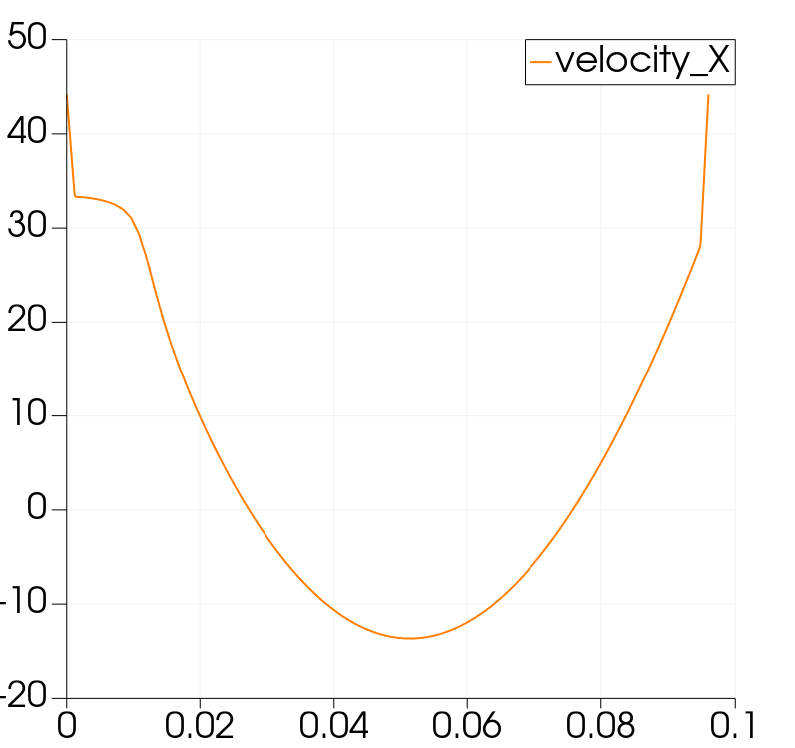

This chart was generated by the following Python code:
import sys
name_of_the_script=sys.argv[0]
xvalue=float(sys.argv[1])
y1=float(sys.argv[2])
y2=float(sys.argv[3])
# trace generated using paraview version 5.11.0
#import paraview
#paraview.compatibility.major = 5
#paraview.compatibility.minor = 11

#### import the simple module from the paraview
from paraview.simple import *
#### disable automatic camera reset on 'Show'
paraview.simple._DisableFirstRenderCameraReset()

# create a new 'XML Unstructured Grid Reader'
step_t0001vtu = XMLUnstructuredGridReader(registrationName='Step_t0001.vtu', FileName=['Step_t0001.vtu'])
step_t0001vtu.CellArrayStatus = ['GeometryIds']
step_t0001vtu.PointArrayStatus = ['kinetic energy', 'kinetic dissipation', 'pressure', 'velocity']

# Properties modified on step_t0001vtu
step_t0001vtu.TimeArray = 'None'

# get active view
renderView1 = GetActiveViewOrCreate('RenderView')

# show data in view
step_t0001vtuDisplay = Show(step_t0001vtu, renderView1, 'UnstructuredGridRepresentation')

# trace defaults for the display properties.
step_t0001vtuDisplay.Representation = 'Surface'
step_t0001vtuDisplay.ColorArrayName = [None, '']
step_t0001vtuDisplay.SelectTCoordArray = 'None'
step_t0001vtuDisplay.SelectNormalArray = 'None'
step_t0001vtuDisplay.SelectTangentArray = 'None'
step_t0001vtuDisplay.OSPRayScaleArray = 'kinetic dissipation'
step_t0001vtuDisplay.OSPRayScaleFunction = 'PiecewiseFunction'
step_t0001vtuDisplay.SelectOrientationVectors = 'None'
step_t0001vtuDisplay.ScaleFactor = 0.020000000000000004
step_t0001vtuDisplay.SelectScaleArray = 'None'
step_t0001vtuDisplay.GlyphType = 'Arrow'
step_t0001vtuDisplay.GlyphTableIndexArray = 'None'
step_t0001vtuDisplay.GaussianRadius = 0.001
step_t0001vtuDisplay.SetScaleArray = ['POINTS', 'kinetic dissipation']
step_t0001vtuDisplay.ScaleTransferFunction = 'PiecewiseFunction'
step_t0001vtuDisplay.OpacityArray = ['POINTS', 'kinetic dissipation']
step_t0001vtuDisplay.OpacityTransferFunction = 'PiecewiseFunction'
step_t0001vtuDisplay.DataAxesGrid = 'GridAxesRepresentation'
step_t0001vtuDisplay.PolarAxes = 'PolarAxesRepresentation'
step_t0001vtuDisplay.ScalarOpacityUnitDistance = 0.009448273839846975
step_t0001vtuDisplay.OpacityArrayName = ['POINTS', 'kinetic dissipation']
step_t0001vtuDisplay.SelectInputVectors = ['POINTS', 'velocity']
step_t0001vtuDisplay.WriteLog = ''

# init the 'PiecewiseFunction' selected for 'ScaleTransferFunction'
step_t0001vtuDisplay.ScaleTransferFunction.Points = [0.0002631517848743772, 0.0, 0.5, 0.0, 219.35611156213065, 1.0, 0.5, 0.0]

# init the 'PiecewiseFunction' selected for 'OpacityTransferFunction'
step_t0001vtuDisplay.OpacityTransferFunction.Points = [0.0002631517848743772, 0.0, 0.5, 0.0, 219.35611156213065, 1.0, 0.5, 0.0]

# reset view to fit data
renderView1.ResetCamera(False)

#changing interaction mode based on data extents
renderView1.InteractionMode = '2D'
renderView1.CameraPosition = [0.0, 0.048, 10000.0]
renderView1.CameraFocalPoint = [0.0, 0.048, 0.0]

# get the material library
materialLibrary1 = GetMaterialLibrary()

# update the view to ensure updated data information
renderView1.Update()

# set scalar coloring
ColorBy(step_t0001vtuDisplay, ('POINTS', 'velocity', 'Magnitude'))

# rescale color and/or opacity maps used to include current data range
step_t0001vtuDisplay.RescaleTransferFunctionToDataRange(True, False)

# show color bar/color legend
step_t0001vtuDisplay.SetScalarBarVisibility(renderView1, True)

# get color transfer function/color map for 'velocity'
velocityLUT = GetColorTransferFunction('velocity')

# get opacity transfer function/opacity map for 'velocity'
velocityPWF = GetOpacityTransferFunction('velocity')

# get 2D transfer function for 'velocity'
velocityTF2D = GetTransferFunction2D('velocity')

# get layout
layout1 = GetLayout()

# layout/tab size in pixels
layout1.SetSize(1600, 499)

# current camera placement for renderView1
renderView1.InteractionMode = '2D'
renderView1.CameraPosition = [0.0, 0.048, 10000.0]
renderView1.CameraFocalPoint = [0.0, 0.048, 0.0]
renderView1.CameraParallelScale = 0.11092339699089639

# find source
step_t0001vtu = FindSource('Step_t0001.vtu')

# create a new 'Plot Over Line'
print("xvalue=", xvalue)
plotOverLine1 = PlotOverLine(registrationName='PlotOverLine1', Input=step_t0001vtu)
plotOverLine1.Point1 = [xvalue, y1, 0.0]
plotOverLine1.Point2 = [xvalue, y2, 0.0]


# get active view
renderView1 = GetActiveViewOrCreate('RenderView')

# show data in view
plotOverLine1Display = Show(plotOverLine1, renderView1, 'GeometryRepresentation')

# get color transfer function/color map for 'velocity'
velocityLUT = GetColorTransferFunction('velocity')

# trace defaults for the display properties.
plotOverLine1Display.Representation = 'Surface'
plotOverLine1Display.ColorArrayName = ['POINTS', 'velocity']
plotOverLine1Display.LookupTable = velocityLUT
plotOverLine1Display.SelectTCoordArray = 'None'
plotOverLine1Display.SelectNormalArray = 'None'
plotOverLine1Display.SelectTangentArray = 'None'
plotOverLine1Display.OSPRayScaleArray = 'GeometryIds'
plotOverLine1Display.OSPRayScaleFunction = 'PiecewiseFunction'
plotOverLine1Display.SelectOrientationVectors = 'None'
plotOverLine1Display.ScaleFactor = 0.011021714843809606
plotOverLine1Display.SelectScaleArray = 'GeometryIds'
plotOverLine1Display.GlyphType = 'Arrow'
plotOverLine1Display.GlyphTableIndexArray = 'GeometryIds'
plotOverLine1Display.GaussianRadius = 0.0005510857421904803
plotOverLine1Display.SetScaleArray = ['POINTS', 'GeometryIds']
plotOverLine1Display.ScaleTransferFunction = 'PiecewiseFunction'
plotOverLine1Display.OpacityArray = ['POINTS', 'GeometryIds']
plotOverLine1Display.OpacityTransferFunction = 'PiecewiseFunction'
plotOverLine1Display.DataAxesGrid = 'GridAxesRepresentation'
plotOverLine1Display.PolarAxes = 'PolarAxesRepresentation'
plotOverLine1Display.SelectInputVectors = ['POINTS', 'velocity']
plotOverLine1Display.WriteLog = ''

# Create a new 'Line Chart View'
lineChartView1 = CreateView('XYChartView')

# show data in view
plotOverLine1Display_1 = Show(plotOverLine1, lineChartView1, 'XYChartRepresentation')

# trace defaults for the display properties.
plotOverLine1Display_1.UseIndexForXAxis = 0
plotOverLine1Display_1.XArrayName = 'arc_length'
plotOverLine1Display_1.SeriesVisibility = ['GeometryIds', 'kinetic dissipation', 'kinetic energy', 'pressure', 'velocity_Magnitude']
plotOverLine1Display_1.SeriesLabel = ['arc_length', 'arc_length', 'GeometryIds', 'GeometryIds', 'kinetic dissipation', 'kinetic dissipation', 'kinetic energy', 'kinetic energy', 'pressure', 'pressure', 'velocity_X', 'velocity_X', 'velocity_Y', 'velocity_Y', 'velocity_Z', 'velocity_Z', 'velocity_Magnitude', 'velocity_Magnitude', 'vtkValidPointMask', 'vtkValidPointMask', 'Points_X', 'Points_X', 'Points_Y', 'Points_Y', 'Points_Z', 'Points_Z', 'Points_Magnitude', 'Points_Magnitude']
plotOverLine1Display_1.SeriesColor = ['arc_length', '0', '0', '0', 'GeometryIds', '0.8899977111467154', '0.10000762951094835', '0.1100022888532845', 'kinetic dissipation', '0.220004577706569', '0.4899977111467155', '0.7199969481956207', 'kinetic energy', '0.30000762951094834', '0.6899977111467155', '0.2899977111467155', 'pressure', '0.6', '0.3100022888532845', '0.6399938963912413', 'velocity_X', '1', '0.5000076295109483', '0', 'velocity_Y', '0.6500038147554742', '0.3400015259021897', '0.16000610360875867', 'velocity_Z', '0', '0', '0', 'velocity_Magnitude', '0.8899977111467154', '0.10000762951094835', '0.1100022888532845', 'vtkValidPointMask', '0.220004577706569', '0.4899977111467155', '0.7199969481956207', 'Points_X', '0.30000762951094834', '0.6899977111467155', '0.2899977111467155', 'Points_Y', '0.6', '0.3100022888532845', '0.6399938963912413', 'Points_Z', '1', '0.5000076295109483', '0', 'Points_Magnitude', '0.6500038147554742', '0.3400015259021897', '0.16000610360875867']
plotOverLine1Display_1.SeriesOpacity = ['arc_length', '1.0', 'GeometryIds', '1.0', 'kinetic dissipation', '1.0', 'kinetic energy', '1.0', 'pressure', '1.0', 'velocity_X', '1.0', 'velocity_Y', '1.0', 'velocity_Z', '1.0', 'velocity_Magnitude', '1.0', 'vtkValidPointMask', '1.0', 'Points_X', '1.0', 'Points_Y', '1.0', 'Points_Z', '1.0', 'Points_Magnitude', '1.0']
plotOverLine1Display_1.SeriesPlotCorner = ['arc_length', '0', 'GeometryIds', '0', 'kinetic dissipation', '0', 'kinetic energy', '0', 'pressure', '0', 'velocity_X', '0', 'velocity_Y', '0', 'velocity_Z', '0', 'velocity_Magnitude', '0', 'vtkValidPointMask', '0', 'Points_X', '0', 'Points_Y', '0', 'Points_Z', '0', 'Points_Magnitude', '0']
plotOverLine1Display_1.SeriesLabelPrefix = ''
plotOverLine1Display_1.SeriesLineStyle = ['arc_length', '1', 'GeometryIds', '1', 'kinetic dissipation', '1', 'kinetic energy', '1', 'pressure', '1', 'velocity_X', '1', 'velocity_Y', '1', 'velocity_Z', '1', 'velocity_Magnitude', '1', 'vtkValidPointMask', '1', 'Points_X', '1', 'Points_Y', '1', 'Points_Z', '1', 'Points_Magnitude', '1']
plotOverLine1Display_1.SeriesLineThickness = ['arc_length', '2', 'GeometryIds', '2', 'kinetic dissipation', '2', 'kinetic energy', '2', 'pressure', '2', 'velocity_X', '2', 'velocity_Y', '2', 'velocity_Z', '2', 'velocity_Magnitude', '2', 'vtkValidPointMask', '2', 'Points_X', '2', 'Points_Y', '2', 'Points_Z', '2', 'Points_Magnitude', '2']
plotOverLine1Display_1.SeriesMarkerStyle = ['arc_length', '0', 'GeometryIds', '0', 'kinetic dissipation', '0', 'kinetic energy', '0', 'pressure', '0', 'velocity_X', '0', 'velocity_Y', '0', 'velocity_Z', '0', 'velocity_Magnitude', '0', 'vtkValidPointMask', '0', 'Points_X', '0', 'Points_Y', '0', 'Points_Z', '0', 'Points_Magnitude', '0']
plotOverLine1Display_1.SeriesMarkerSize = ['arc_length', '4', 'GeometryIds', '4', 'kinetic dissipation', '4', 'kinetic energy', '4', 'pressure', '4', 'velocity_X', '4', 'velocity_Y', '4', 'velocity_Z', '4', 'velocity_Magnitude', '4', 'vtkValidPointMask', '4', 'Points_X', '4', 'Points_Y', '4', 'Points_Z', '4', 'Points_Magnitude', '4']

# get layout
layout1 = GetLayoutByName("Layout #1")

# add view to a layout so it's visible in UI
AssignViewToLayout(view=lineChartView1, layout=layout1, hint=0)

# Properties modified on plotOverLine1Display_1
plotOverLine1Display_1.SeriesOpacity = ['arc_length', '1', 'GeometryIds', '1', 'kinetic dissipation', '1', 'kinetic energy', '1', 'pressure', '1', 'velocity_X', '1', 'velocity_Y', '1', 'velocity_Z', '1', 'velocity_Magnitude', '1', 'vtkValidPointMask', '1', 'Points_X', '1', 'Points_Y', '1', 'Points_Z', '1', 'Points_Magnitude', '1']
plotOverLine1Display_1.SeriesPlotCorner = ['GeometryIds', '0', 'Points_Magnitude', '0', 'Points_X', '0', 'Points_Y', '0', 'Points_Z', '0', 'arc_length', '0', 'kinetic dissipation', '0', 'kinetic energy', '0', 'pressure', '0', 'velocity_Magnitude', '0', 'velocity_X', '0', 'velocity_Y', '0', 'velocity_Z', '0', 'vtkValidPointMask', '0']
plotOverLine1Display_1.SeriesLineStyle = ['GeometryIds', '1', 'Points_Magnitude', '1', 'Points_X', '1', 'Points_Y', '1', 'Points_Z', '1', 'arc_length', '1', 'kinetic dissipation', '1', 'kinetic energy', '1', 'pressure', '1', 'velocity_Magnitude', '1', 'velocity_X', '1', 'velocity_Y', '1', 'velocity_Z', '1', 'vtkValidPointMask', '1']
plotOverLine1Display_1.SeriesLineThickness = ['GeometryIds', '2', 'Points_Magnitude', '2', 'Points_X', '2', 'Points_Y', '2', 'Points_Z', '2', 'arc_length', '2', 'kinetic dissipation', '2', 'kinetic energy', '2', 'pressure', '2', 'velocity_Magnitude', '2', 'velocity_X', '2', 'velocity_Y', '2', 'velocity_Z', '2', 'vtkValidPointMask', '2']
plotOverLine1Display_1.SeriesMarkerStyle = ['GeometryIds', '0', 'Points_Magnitude', '0', 'Points_X', '0', 'Points_Y', '0', 'Points_Z', '0', 'arc_length', '0', 'kinetic dissipation', '0', 'kinetic energy', '0', 'pressure', '0', 'velocity_Magnitude', '0', 'velocity_X', '0', 'velocity_Y', '0', 'velocity_Z', '0', 'vtkValidPointMask', '0']
plotOverLine1Display_1.SeriesMarkerSize = ['GeometryIds', '4', 'Points_Magnitude', '4', 'Points_X', '4', 'Points_Y', '4', 'Points_Z', '4', 'arc_length', '4', 'kinetic dissipation', '4', 'kinetic energy', '4', 'pressure', '4', 'velocity_Magnitude', '4', 'velocity_X', '4', 'velocity_Y', '4', 'velocity_Z', '4', 'vtkValidPointMask', '4']

# update the view to ensure updated data information
renderView1.Update()

# Properties modified on plotOverLine1Display_1
plotOverLine1Display_1.SeriesVisibility = ['kinetic dissipation', 'kinetic energy', 'pressure', 'velocity_Magnitude']

# Properties modified on plotOverLine1Display_1
plotOverLine1Display_1.SeriesVisibility = ['kinetic energy', 'pressure', 'velocity_Magnitude']

# Properties modified on plotOverLine1Display_1
plotOverLine1Display_1.SeriesVisibility = ['pressure', 'velocity_Magnitude']

# Properties modified on plotOverLine1Display_1
plotOverLine1Display_1.SeriesVisibility = ['velocity_Magnitude']

# Properties modified on plotOverLine1Display_1
plotOverLine1Display_1.SeriesVisibility = []

# Properties modified on plotOverLine1Display_1
plotOverLine1Display_1.SeriesVisibility = ['velocity_X']

# save screenshot
SaveScreenshot('plotline.png', lineChartView1, ImageResolution=[795, 748])

#================================================================
# addendum: following script captures some of the application
# state to faithfully reproduce the visualization during playback
#================================================================

#--------------------------------
# saving layout sizes for layouts

# layout/tab size in pixels
layout1.SetSize(1600, 499)

#-----------------------------------
# saving camera placements for views

# current camera placement for renderView1
renderView1.InteractionMode = '2D'
renderView1.CameraPosition = [0.0, 0.048, 10000.0]
renderView1.CameraFocalPoint = [0.0, 0.048, 0.0]
renderView1.CameraParallelScale = 0.11092339699089639

#--------------------------------------------
# uncomment the following to render all views
# RenderAllViews()
# alternatively, if you want to write images, you can use SaveScreenshot(...).
